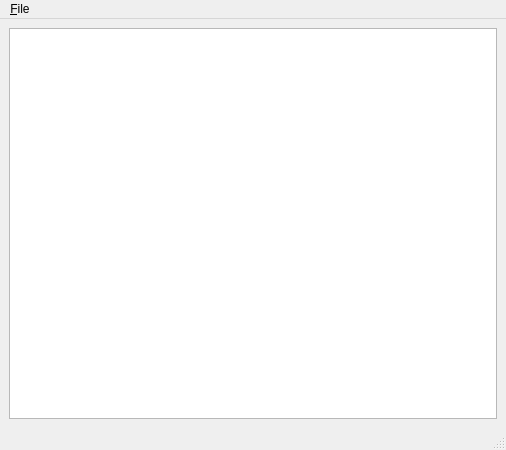
<?xml version="1.0" encoding="UTF-8"?>
<ui version="4.0">
 <class>TextEdit</class>
 <widget class="QMainWindow" name="TextEdit">
  <property name="geometry">
   <rect>
    <x>0</x>
    <y>0</y>
    <width>506</width>
    <height>450</height>
   </rect>
  </property>
  <property name="windowTitle">
   <string>MainWindow</string>
  </property>
  <widget class="QWidget" name="centralwidget">
   <layout class="QVBoxLayout" name="verticalLayout_2">
    <item>
     <layout class="QVBoxLayout" name="verticalLayout">
      <item>
       <widget class="QPlainTextEdit" name="plainTextEdit"/>
      </item>
     </layout>
    </item>
   </layout>
  </widget>
  <widget class="QMenuBar" name="menubar">
   <property name="geometry">
    <rect>
     <x>0</x>
     <y>0</y>
     <width>506</width>
     <height>22</height>
    </rect>
   </property>
   <widget class="QMenu" name="menu_File">
    <property name="title">
     <string>&amp;File</string>
    </property>
    <addaction name="action_Save"/>
   </widget>
   <addaction name="menu_File"/>
  </widget>
  <widget class="QStatusBar" name="statusbar"/>
  <action name="action_Save">
   <property name="text">
    <string>&amp;Save</string>
   </property>
   <property name="shortcut">
    <string>Ctrl+S</string>
   </property>
  </action>
 </widget>
 <resources/>
 <connections/>
</ui>
